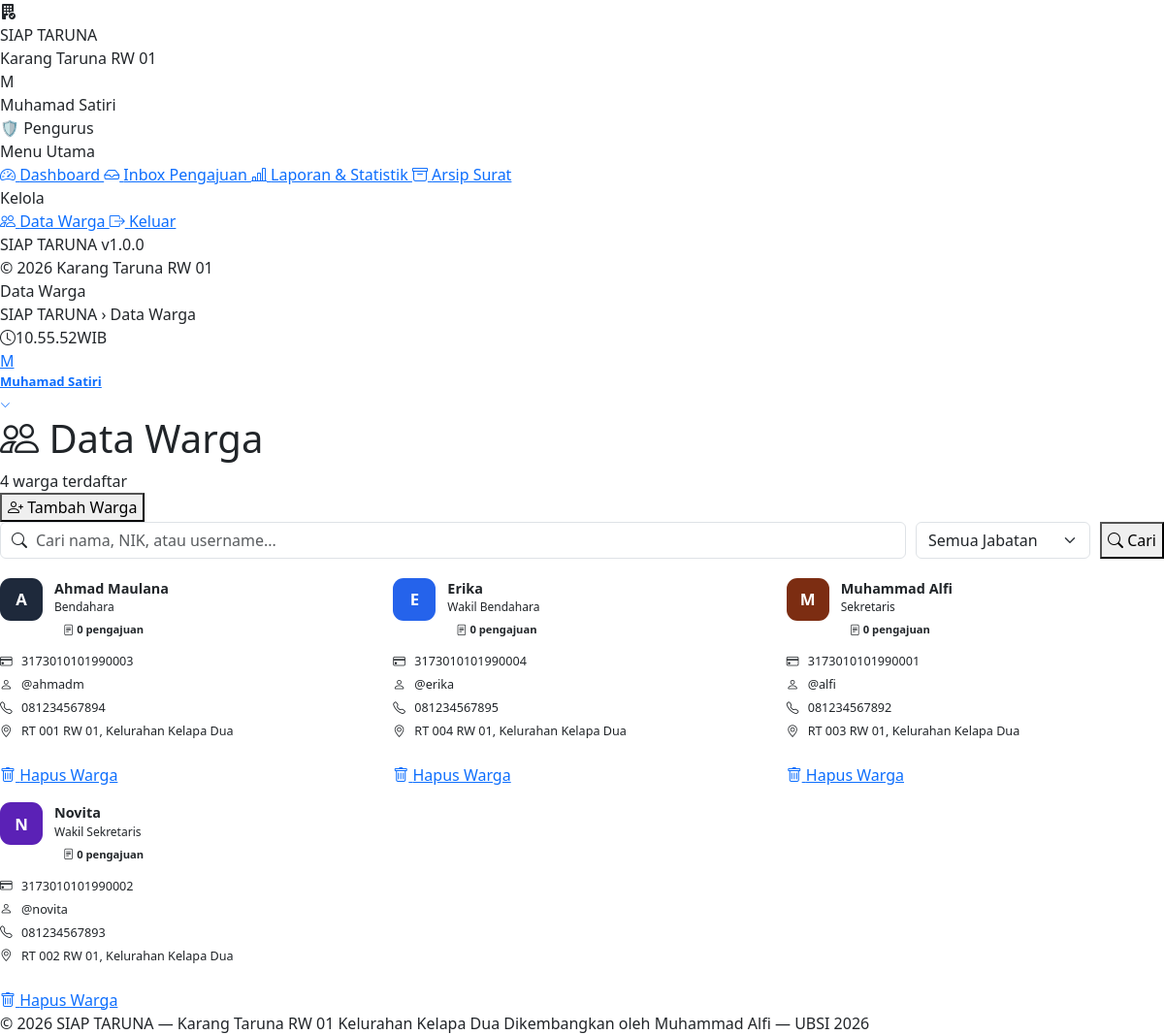
/pengurus/data-warga.php (signed in), run on the app's committed database.
### tables this page shows
CREATE TABLE `tb_users` (
    `id_user`    INT(11)      NOT NULL AUTO_INCREMENT,
    `nama`       VARCHAR(100) NOT NULL COMMENT 'Nama lengkap pengguna',
    `NIK`        VARCHAR(20)  NOT NULL COMMENT 'Nomor Induk Kependudukan (16 digit)',
    `username`   VARCHAR(50)  NOT NULL COMMENT 'Username untuk login',
    `password`   VARCHAR(255) NOT NULL COMMENT 'Password ter-hash (bcrypt)',
    `no_hp`      VARCHAR(15)  DEFAULT NULL,
    `alamat`     TEXT         DEFAULT NULL,
    `role`       ENUM('warga','pengurus') NOT NULL DEFAULT 'warga',
    `jabatan`    VARCHAR(100) DEFAULT NULL,
    `is_aktif`   TINYINT(1)   NOT NULL DEFAULT 1 COMMENT '1=aktif, 0=nonaktif',
    `created_at` TIMESTAMP    NOT NULL DEFAULT CURRENT_TIMESTAMP,
    PRIMARY KEY (`id_user`),
    UNIQUE KEY `uk_NIK`      (`NIK`),
    UNIQUE KEY `uk_username` (`username`)
);

### includes/fungsi.php (called while the page is built, shortened)
<?php
function sudahLogin(): bool {
    return isset($_SESSION['id_user']) && !empty($_SESSION['id_user']);
}
function getUser(): ?array {
    return [
        'id_user'  => $_SESSION['id_user']  ?? null,
        'nama'     => $_SESSION['nama']     ?? '',
        'username' => $_SESSION['username'] ?? '',
        'role'     => $_SESSION['role']     ?? '',
        'NIK'      => $_SESSION['NIK']      ?? '',
        'no_hp'    => $_SESSION['no_hp']    ?? '',
        'alamat'   => $_SESSION['alamat']   ?? '',
        'rt'       => $_SESSION['rt']       ?? '',
    ];
}
function inisial(string $nama): string {
    return strtoupper(mb_substr(trim($nama), 0, 1));
}

### pengurus/data-warga.php (the view, shortened to what this page needs)
<?php
require_once __DIR__ . '/../includes/fungsi.php';
$judul_halaman = 'Data Warga';
$cari    = trim($_GET['cari'] ?? '');
$page  = max(1, (int)($_GET['hal'] ?? 1));
$limit = 12;
$offset = ($page - 1) * $limit;
$where = "WHERE u.role = 'warga'";
$q = $koneksi->query(
    "SELECT u.*,
            (SELECT COUNT(*) FROM tb_pengajuan WHERE id_user = u.id_user) AS jml_pengajuan
     FROM tb_users u $where
     ORDER BY u.nama ASC
     LIMIT $limit OFFSET $offset"
);
$warga = [];
if ($q) {
    while ($r = $q->fetch_assoc()) {
        $warga[] = $r;
    }
}
$total_warga = (int)($koneksi->query(
    "SELECT COUNT(*) AS n FROM tb_users WHERE role = 'warga'"
)->fetch_assoc()['n'] ?? 0);
$av_colors = [
    '#1E293B', '#2563EB', '#7C2D12', '#5B21B6',
    '#0F4C81', '#831843', '#047857', '#B45309'
];
require_once __DIR__ . '/../includes/header.php';
?>
<div class="page-header">
    <div class="page-header-row">
        <div>
            <h1 class="page-title">
                <i class="bi bi-people" style="color:var(--blue-600)"></i> Data Warga
            </h1>
            <div class="page-sub"><?= $total_warga ?> warga terdaftar</div>
        </div>
        <button class="btn-st btn-primary-st btn-pill"
                data-bs-toggle="modal" data-bs-target="#modalTambah">
            <i class="bi bi-person-plus"></i> Tambah Warga
        </button>
    </div>
</div>
<form method="GET" style="display:flex;gap:10px;margin-bottom:20px;flex-wrap:wrap">
    <div style="position:relative;flex:1;min-width:200px">
        <i class="bi bi-search" style="position:absolute;left:12px;top:50%;
           transform:translateY(-50%);color:var(--slate-400)"></i>
        <input type="text" name="cari" class="form-control"
               style="padding-left:36px"
               placeholder="Cari nama, NIK, atau username..."
               value="<?= htmlspecialchars($cari) ?>">
    </div>
    <select name="jabatan" class="form-select" style="max-width:180px"
            onchange="this.form.submit()">
        <option value="">Semua Jabatan</option>
    </select>
    <button type="submit" class="btn-st btn-primary-st btn-pill">
        <i class="bi bi-search"></i> Cari
    </button>
</form>
<div class="row g-3">
<?php if ($warga): foreach ($warga as $idx => $w):
    $av_clr = $av_colors[$idx % count($av_colors)];
?>
<div class="col-md-6 col-lg-4">
    <div class="card-st h-100"
         style="transition:var(--ease)"
         onmouseover="this.style.transform='translateY(-3px)';this.style.boxShadow='0 10px 28px rgba(0,0,0,.08)'"
         onmouseout="this.style.transform='';this.style.boxShadow=''">
        <div class="card-body-st">
            <div style="display:flex;align-items:flex-start;gap:12px;margin-bottom:13px">
                <div style="width:44px;height:44px;background:<?= $av_clr ?>;
                            border-radius:11px;color:white;display:flex;align-items:center;
                            justify-content:center;font-weight:800;font-size:1.05rem;
                            flex-shrink:0;text-transform:uppercase">
                    <?= inisial($w['nama']) ?>
                </div>
                <div style="flex:1;min-width:0">
                    <div style="font-weight:700;font-size:.9rem;white-space:nowrap;
                                overflow:hidden;text-overflow:ellipsis">
                        <?= htmlspecialchars($w['nama']) ?>
                    </div>
                    <div style="font-size:.75rem;color:var(--slate-400)">
                        <?= htmlspecialchars($w['jabatan'] ?? 'Warga') ?>
                    </div>
                    <span style="background:var(--blue-50);color:var(--blue-700);padding:2px 9px;
                                 border-radius:99px;font-size:.7rem;font-weight:600">
                        <i class="bi bi-file-text"></i> <?= $w['jml_pengajuan'] ?> pengajuan
                    </span>
                </div>
            </div>
            <?php foreach ([
                ['bi-credit-card', $w['NIK']],
                ['bi-person',      '@' . $w['username']],
                ['bi-telephone',   $w['no_hp'] ?? '—'],
                ['bi-geo-alt',     mb_substr($w['alamat'] ?? '—', 0, 34)],
            ] as [$ico, $val]): ?>
            <div style="display:flex;align-items:center;gap:8px;font-size:.79rem;
                        color:var(--slate-500);margin-bottom:5px;min-width:0">
                <i class="bi <?= $ico ?>" style="color:var(--blue-500);width:14px;flex-shrink:0"></i>
                <span style="white-space:nowrap;overflow:hidden;text-overflow:ellipsis">
                    <?= htmlspecialchars($val) ?>
                </span>
            </div>
            <?php endforeach; ?>
            <div style="margin-top:13px;padding-top:11px;border-top:1px solid var(--slate-100)">
                <a href="<?= APP_URL ?>/handlers/proses_warga.php?aksi=hapus&id=<?= $w['id_user'] ?>"
                   class="btn-st btn-sm-st btn-danger-st w-100"
                   style="border-radius:8px"
                   data-confirm="Yakin ingin menghapus warga <?= htmlspecialchars(addslashes($w['nama'])) ?>? Data tidak dapat dikembalikan.">
                    <i class="bi bi-trash"></i> Hapus Warga
                </a>
            </div>
        </div>
    </div>
</div>
<?php endforeach;
endif; ?>
</div>
<?php require_once __DIR__ . '/../includes/footer.php'; ?>

### includes/header.php (shortened to what this page needs)
<?php
$user       = getUser();
$namaUser   = $user['nama']    ?? '';
$roleUser   = $user['role']    ?? '';
$hal_judul  = $judul_halaman ?? 'Dashboard';
?>
<!DOCTYPE html>
<html lang="id">
<head>
    <link href="https://cdn.jsdelivr.net/npm/bootstrap@5.3.0/dist/css/bootstrap.min.css"
          rel="stylesheet">
    <link href="https://cdn.jsdelivr.net/npm/bootstrap-icons@1.11.0/font/bootstrap-icons.css"
          rel="stylesheet">
    <link href="<?= APP_URL ?>/assets/css/style.css" rel="stylesheet">
</head>
<body>
<?php
$sidebar_file = ($roleUser === 'pengurus')
    ? __DIR__ . '/sidebar_pengurus.php'
    : __DIR__ . '/sidebar_warga.php';
require_once $sidebar_file;
?>
<header class="topbar">
    <div class="topbar-left">
        <div>
            <div class="topbar-title"><?= htmlspecialchars($hal_judul) ?></div>
            <div class="topbar-sub">
                SIAP TARUNA &rsaquo;
                <span><?= htmlspecialchars($hal_judul) ?></span>
            </div>
        </div>
    </div>
    <div class="topbar-right">
        <div class="topbar-clock d-none d-md-flex">
            <i class="bi bi-clock"></i>
            <span id="clockWIB">00.00.00</span>
            <span style="color:var(--slate-400);font-weight:400">WIB</span>
        </div>
        <div class="dropdown">
            <a class="topbar-user-btn" data-bs-toggle="dropdown" style="cursor:pointer">
                <div class="topbar-user-avatar">
                    <?= inisial($namaUser) ?>
                </div>
                <span class="d-none d-md-block"
                      style="font-size:.82rem;font-weight:600">
                    <?= htmlspecialchars($namaUser) ?>
                </span>
                <i class="bi bi-chevron-down"
                   style="font-size:.68rem;color:var(--slate-400)"></i>
            </a>
        </div>
    </div>
</header>
<div class="main-content">

### includes/sidebar_pengurus.php (shortened to what this page needs)
<?php
$hal_aktif = basename($_SERVER['PHP_SELF']);
$dir_aktif = basename(dirname($_SERVER['PHP_SELF']));
?>
<aside class="sidebar" id="appSidebar">
    <div class="sidebar-brand">
        <div class="sidebar-brand-icon">
            <i class="bi bi-building-fill-check"></i>
        </div>
        <div>
            <div class="sidebar-brand-name">SIAP TARUNA</div>
            <span class="sidebar-brand-sub">Karang Taruna RW 01</span>
        </div>
    </div>
    <div class="sidebar-user">
        <div class="sidebar-avatar">
            <?= inisial($user['nama'] ?? 'P') ?>
        </div>
        <div style="min-width:0">
            <div class="sidebar-user-name">
                <?= htmlspecialchars($user['nama'] ?? 'Pengurus') ?>
            </div>
            <div class="sidebar-user-role">
                🛡 Pengurus
            </div>
        </div>
    </div>
    <nav class="sidebar-nav">
        <div class="sidebar-label">Menu Utama</div>
        <a href="<?= APP_URL ?>/pengurus/dashboard.php"
           class="nav-link-st <?= ($hal_aktif === 'dashboard.php' && $dir_aktif === 'pengurus') ? 'active' : '' ?>">
            <i class="bi bi-speedometer2"></i> Dashboard
        </a>
        <a href="<?= APP_URL ?>/pengurus/inbox.php"
           class="nav-link-st <?= $hal_aktif === 'inbox.php' ? 'active' : '' ?>">
            <i class="bi bi-inbox"></i> Inbox Pengajuan
        </a>
        <a href="<?= APP_URL ?>/pengurus/laporan.php"
           class="nav-link-st <?= $hal_aktif === 'laporan.php' ? 'active' : '' ?>">
            <i class="bi bi-bar-chart-line"></i> Laporan & Statistik
        </a>
        <a href="<?= APP_URL ?>/pengurus/arsip.php"
           class="nav-link-st <?= $hal_aktif === 'arsip.php' ? 'active' : '' ?>">
            <i class="bi bi-archive"></i> Arsip Surat
        </a>
        <div class="sidebar-label">Kelola</div>
        <a href="<?= APP_URL ?>/pengurus/data-warga.php"
           class="nav-link-st <?= $hal_aktif === 'data-warga.php' ? 'active' : '' ?>">
            <i class="bi bi-people"></i> Data Warga
        </a>
        <a href="<?= APP_URL ?>/logout.php"
           class="nav-link-st nav-danger"
           style="margin-top:12px;">
            <i class="bi bi-box-arrow-right"></i> Keluar
        </a>
    </nav>
    <div class="sidebar-footer">
        SIAP TARUNA v1.0.0<br>
        &copy; 2026 Karang Taruna RW 01
    </div>
</aside>

### includes/footer.php (shortened to what this page needs)
</div>
<footer class="main-footer">
    <span>&copy; 2026 SIAP TARUNA — Karang Taruna RW 01 Kelurahan Kelapa Dua</span>
    <span>
        Dikembangkan oleh
        <span class="ft-brand">Muhammad Alfi</span> — UBSI 2026
    </span>
</footer>
</body>
</html>

### includes/header.php (style rules this page uses)
.topbar-clock { background: var(--blue-50); border-color: var(--blue-200); color: var(--blue-700); }

### data on the page
tb_users: nama "A", nama "Ahmad Maulana", jabatan "Bendahara", jml_pengajuan "0", val "3173010101990003", val "@ahmadm", val "081234567894", val "RT 001 RW 01, Kelurahan Kelapa Dua"
tb_users: nama "E", nama "Erika", jabatan "Wakil Bendahara", jml_pengajuan "0", val "3173010101990004", val "@erika", val "081234567895", val "RT 004 RW 01, Kelurahan Kelapa Dua"
tb_users: nama "M", nama "Muhammad Alfi", jabatan "Sekretaris", jml_pengajuan "0", val "3173010101990001", val "@alfi", val "081234567892", val "RT 003 RW 01, Kelurahan Kelapa Dua"
tb_users: nama "N", nama "Novita", jabatan "Wakil Sekretaris", jml_pengajuan "0", val "3173010101990002", val "@novita", val "081234567893", val "RT 002 RW 01, Kelurahan Kelapa Dua"

### other printed values
inisial($user['nama'] ?? 'P') "M"
$user['nama'] "Muhamad Satiri"
$hal_judul "Data Warga"
inisial($namaUser) "M"
$namaUser "Muhamad Satiri"
$total_warga "4"
